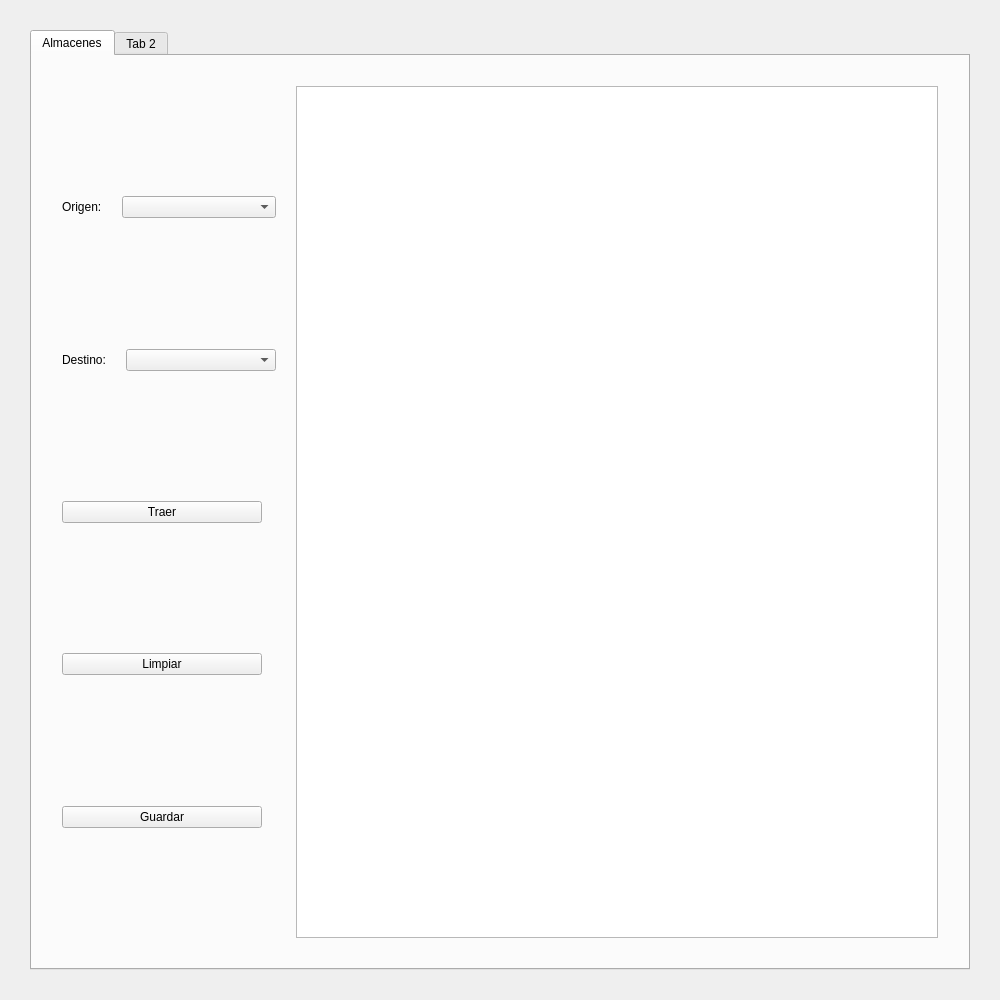
<?xml version="1.0" encoding="UTF-8"?>
<ui version="4.0">
 <class>MainWindow</class>
 <widget class="QMainWindow" name="MainWindow">
  <property name="geometry">
   <rect>
    <x>0</x>
    <y>0</y>
    <width>1000</width>
    <height>1000</height>
   </rect>
  </property>
  <property name="sizePolicy">
   <sizepolicy hsizetype="Expanding" vsizetype="Expanding">
    <horstretch>0</horstretch>
    <verstretch>0</verstretch>
   </sizepolicy>
  </property>
  <property name="minimumSize">
   <size>
    <width>0</width>
    <height>0</height>
   </size>
  </property>
  <property name="maximumSize">
   <size>
    <width>16777215</width>
    <height>16777215</height>
   </size>
  </property>
  <property name="windowTitle">
   <string>MainWindow</string>
  </property>
  <property name="unifiedTitleAndToolBarOnMac">
   <bool>false</bool>
  </property>
  <widget class="QWidget" name="centralwidget">
   <layout class="QHBoxLayout" name="horizontalLayout">
    <property name="spacing">
     <number>20</number>
    </property>
    <property name="leftMargin">
     <number>30</number>
    </property>
    <property name="topMargin">
     <number>30</number>
    </property>
    <property name="rightMargin">
     <number>30</number>
    </property>
    <property name="bottomMargin">
     <number>30</number>
    </property>
    <item>
     <widget class="QTabWidget" name="tabWidget_warehouses">
      <property name="currentIndex">
       <number>0</number>
      </property>
      <widget class="QWidget" name="tab_warehouses">
       <attribute name="title">
        <string>Almacenes</string>
       </attribute>
       <layout class="QHBoxLayout" name="horizontalLayout_4">
        <property name="spacing">
         <number>20</number>
        </property>
        <property name="leftMargin">
         <number>30</number>
        </property>
        <property name="topMargin">
         <number>30</number>
        </property>
        <property name="rightMargin">
         <number>30</number>
        </property>
        <property name="bottomMargin">
         <number>30</number>
        </property>
        <item>
         <layout class="QVBoxLayout" name="verticalLayout_2">
          <property name="leftMargin">
           <number>0</number>
          </property>
          <property name="topMargin">
           <number>0</number>
          </property>
          <property name="rightMargin">
           <number>0</number>
          </property>
          <property name="bottomMargin">
           <number>0</number>
          </property>
          <item>
           <spacer name="verticalSpacer">
            <property name="orientation">
             <enum>Qt::Vertical</enum>
            </property>
            <property name="sizeHint" stdset="0">
             <size>
              <width>20</width>
              <height>40</height>
             </size>
            </property>
           </spacer>
          </item>
          <item>
           <layout class="QHBoxLayout" name="horizontalLayout_origin">
            <item>
             <widget class="QLabel" name="label_origin">
              <property name="sizePolicy">
               <sizepolicy hsizetype="Fixed" vsizetype="Fixed">
                <horstretch>0</horstretch>
                <verstretch>0</verstretch>
               </sizepolicy>
              </property>
              <property name="maximumSize">
               <size>
                <width>16777215</width>
                <height>16777215</height>
               </size>
              </property>
              <property name="text">
               <string>Origen:</string>
              </property>
             </widget>
            </item>
            <item>
             <widget class="QComboBox" name="comboBox_origin">
              <property name="sizePolicy">
               <sizepolicy hsizetype="Preferred" vsizetype="Fixed">
                <horstretch>0</horstretch>
                <verstretch>0</verstretch>
               </sizepolicy>
              </property>
              <property name="minimumSize">
               <size>
                <width>150</width>
                <height>0</height>
               </size>
              </property>
              <property name="maximumSize">
               <size>
                <width>300</width>
                <height>16777215</height>
               </size>
              </property>
             </widget>
            </item>
           </layout>
          </item>
          <item>
           <spacer name="verticalSpacer_4">
            <property name="orientation">
             <enum>Qt::Vertical</enum>
            </property>
            <property name="sizeHint" stdset="0">
             <size>
              <width>20</width>
              <height>40</height>
             </size>
            </property>
           </spacer>
          </item>
          <item>
           <layout class="QHBoxLayout" name="horizontalLayout_destiny">
            <property name="sizeConstraint">
             <enum>QLayout::SetMinimumSize</enum>
            </property>
            <item>
             <widget class="QLabel" name="label_destiny">
              <property name="sizePolicy">
               <sizepolicy hsizetype="Fixed" vsizetype="Fixed">
                <horstretch>0</horstretch>
                <verstretch>0</verstretch>
               </sizepolicy>
              </property>
              <property name="maximumSize">
               <size>
                <width>16777215</width>
                <height>16777215</height>
               </size>
              </property>
              <property name="text">
               <string>Destino:</string>
              </property>
             </widget>
            </item>
            <item>
             <widget class="QComboBox" name="comboBox_destiny">
              <property name="sizePolicy">
               <sizepolicy hsizetype="Preferred" vsizetype="Fixed">
                <horstretch>0</horstretch>
                <verstretch>0</verstretch>
               </sizepolicy>
              </property>
              <property name="minimumSize">
               <size>
                <width>150</width>
                <height>0</height>
               </size>
              </property>
              <property name="maximumSize">
               <size>
                <width>300</width>
                <height>16777215</height>
               </size>
              </property>
             </widget>
            </item>
           </layout>
          </item>
          <item>
           <spacer name="verticalSpacer_2">
            <property name="orientation">
             <enum>Qt::Vertical</enum>
            </property>
            <property name="sizeHint" stdset="0">
             <size>
              <width>20</width>
              <height>40</height>
             </size>
            </property>
           </spacer>
          </item>
          <item>
           <widget class="QPushButton" name="pushButton_pull">
            <property name="sizePolicy">
             <sizepolicy hsizetype="Preferred" vsizetype="Maximum">
              <horstretch>0</horstretch>
              <verstretch>0</verstretch>
             </sizepolicy>
            </property>
            <property name="maximumSize">
             <size>
              <width>200</width>
              <height>16777215</height>
             </size>
            </property>
            <property name="styleSheet">
             <string notr="true"/>
            </property>
            <property name="text">
             <string>Traer</string>
            </property>
           </widget>
          </item>
          <item>
           <spacer name="verticalSpacer_5">
            <property name="orientation">
             <enum>Qt::Vertical</enum>
            </property>
            <property name="sizeHint" stdset="0">
             <size>
              <width>20</width>
              <height>40</height>
             </size>
            </property>
           </spacer>
          </item>
          <item>
           <widget class="QPushButton" name="pushButton_clear">
            <property name="sizePolicy">
             <sizepolicy hsizetype="Preferred" vsizetype="Maximum">
              <horstretch>0</horstretch>
              <verstretch>0</verstretch>
             </sizepolicy>
            </property>
            <property name="maximumSize">
             <size>
              <width>200</width>
              <height>16777215</height>
             </size>
            </property>
            <property name="styleSheet">
             <string notr="true"/>
            </property>
            <property name="text">
             <string>Limpiar</string>
            </property>
           </widget>
          </item>
          <item>
           <spacer name="verticalSpacer_3">
            <property name="orientation">
             <enum>Qt::Vertical</enum>
            </property>
            <property name="sizeHint" stdset="0">
             <size>
              <width>20</width>
              <height>40</height>
             </size>
            </property>
           </spacer>
          </item>
          <item>
           <widget class="QPushButton" name="pushButton_save">
            <property name="sizePolicy">
             <sizepolicy hsizetype="Preferred" vsizetype="Maximum">
              <horstretch>0</horstretch>
              <verstretch>0</verstretch>
             </sizepolicy>
            </property>
            <property name="maximumSize">
             <size>
              <width>200</width>
              <height>16777215</height>
             </size>
            </property>
            <property name="styleSheet">
             <string notr="true"/>
            </property>
            <property name="text">
             <string>Guardar</string>
            </property>
           </widget>
          </item>
          <item>
           <spacer name="verticalSpacer_6">
            <property name="orientation">
             <enum>Qt::Vertical</enum>
            </property>
            <property name="sizeHint" stdset="0">
             <size>
              <width>20</width>
              <height>40</height>
             </size>
            </property>
           </spacer>
          </item>
         </layout>
        </item>
        <item>
         <widget class="QTableWidget" name="tableWidget">
          <property name="sizePolicy">
           <sizepolicy hsizetype="Preferred" vsizetype="Preferred">
            <horstretch>0</horstretch>
            <verstretch>0</verstretch>
           </sizepolicy>
          </property>
          <property name="minimumSize">
           <size>
            <width>0</width>
            <height>0</height>
           </size>
          </property>
          <property name="maximumSize">
           <size>
            <width>16777215</width>
            <height>16777215</height>
           </size>
          </property>
         </widget>
        </item>
       </layout>
      </widget>
      <widget class="QWidget" name="tab_2">
       <attribute name="title">
        <string>Tab 2</string>
       </attribute>
      </widget>
     </widget>
    </item>
   </layout>
  </widget>
 </widget>
 <resources/>
 <connections>
  <connection>
   <sender>tableWidget</sender>
   <signal>cellChanged(int,int)</signal>
   <receiver>pushButton_pull</receiver>
   <slot>animateClick()</slot>
   <hints>
    <hint type="sourcelabel">
     <x>768</x>
     <y>485</y>
    </hint>
    <hint type="destinationlabel">
     <x>182</x>
     <y>521</y>
    </hint>
   </hints>
  </connection>
 </connections>
</ui>
